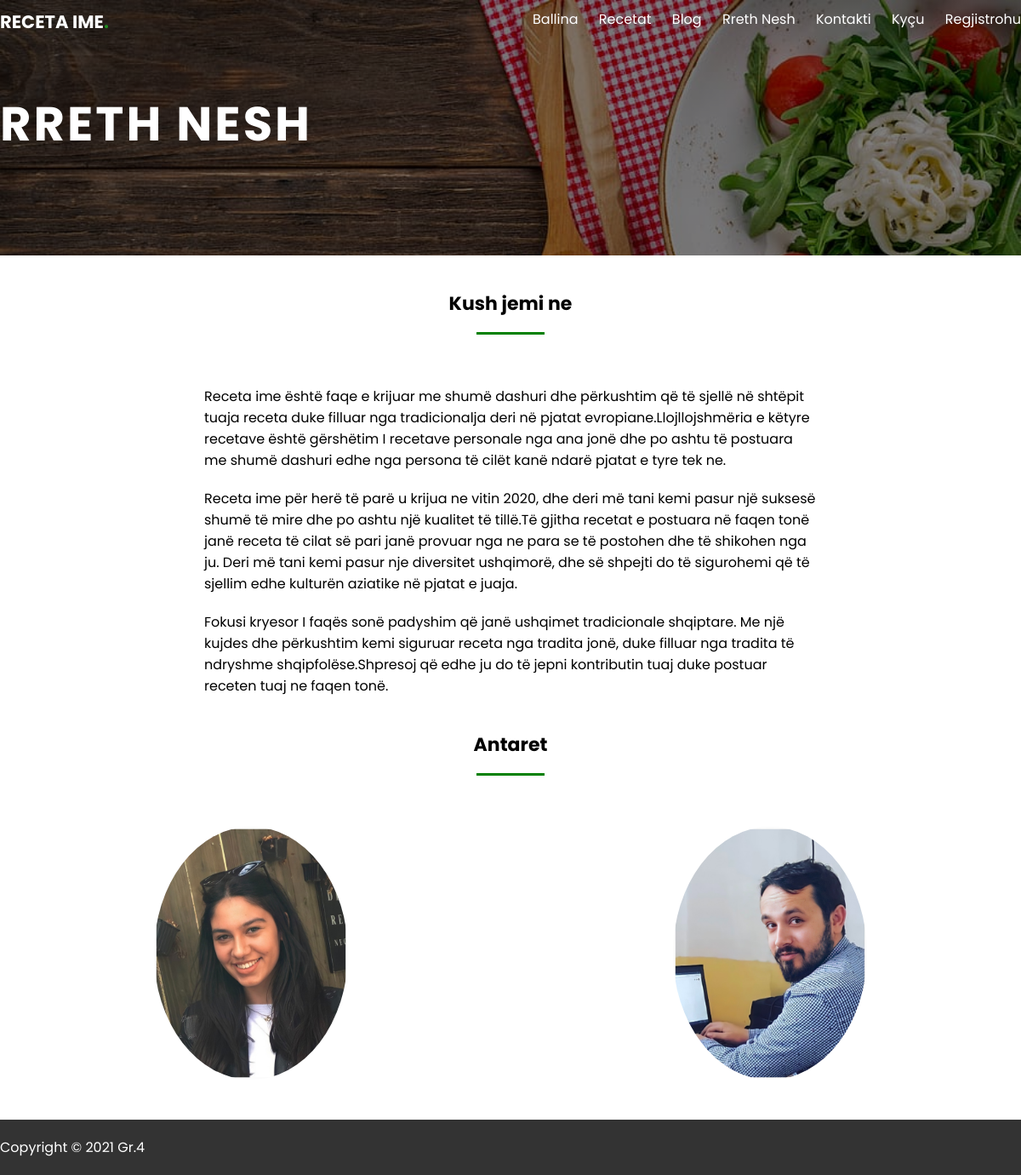
The app's page /?template=rreth-nesh with its own data.
### tables this page shows
CREATE TABLE `rreth_nesh` (
  `id` int(11) NOT NULL,
  `titulli` varchar(255) NOT NULL,
  `text` text NOT NULL
);

### index.php (called while the page is built, shortened)
<?php
	require __dir__ . '/classes/controller.php';
	$controller = new Controller();
	$controller->template();
?>

### views/templates/rreth-nesh.php (the view, shortened to what this page needs)
<?php
    global $controller;
    $rreth_nesh = $controller->getRrethNesh();
?>
<div class="top-home category" style="background:linear-gradient(rgba(0, 0, 0, 0.5), rgba(0, 0, 0, 0.5)),url('<?php echo WEB_PATH;?>public/images/hp2.jpg');">
    <div class="mid-grid">
        <div class="description">
            <h1>Rreth nesh</h1>
        </div>
    </div>
</div>
<div class="white-box rreth-nesh">
    <div class="mid-grid">
        <h2 class="home-title"><?php echo $rreth_nesh['titulli']; ?></h2>
        <div class="w-60">
            <?php echo $rreth_nesh['text']; ?>
        </div>
        <h2 class="home-title">Antaret</h2>
        <div class="box-holder" id="antaret">
            <div class="box-4" id="rrethantareve">
                <figure class="place-box round">
                    <img src="<?php echo WEB_PATH;?>public/images/blerina.jpeg">
                </figure>
            </div>
            <div class="box-4">
                <figure class="place-box round">
                    <img src="<?php echo WEB_PATH;?>public/images/elvisi.jpeg">
                </figure>
            </div>
            </div>
        </div>
    </div>

### public/images/css/style.css (style rules this page uses)
* { padding:0px; margin:0px; box-sizing: border-box; }
img { max-width: 100%; transition: all .8s ease; }
body { font-family: 'Poppins', sans-serif; }
.box-holder { width: calc(100% + 20px); float: left; margin-right: -10px; margin-left: -10px; }
.box-4 { width: 25%; float: left; padding-right: 10px; padding-left: 10px; margin: 0 auto; }
.w-60 { width: 60%; margin:0 auto 40px auto; }
.mid-grid { width: 1200px; margin:0 auto; z-index: 9; }
.top-home { width: 100%; height: 100vh; display: flex; align-items:center; background-size: cover!important; transition: all .3s ease-in-out; }
.description { display: flex; flex-direction: column; }
.description h1 { font-size: 56px; text-transform: uppercase; letter-spacing: 3px; color: #fff; margin-bottom: 10px; }
.white-box { width: 100%; float: left; padding:40px 0px; }
h2.home-title { font-size: 22px; width: 100%; display: block; text-align: center; margin-bottom: 80px; position: relative; }
h2.home-title:after { content: ''; width: 80px; height: 3px; position: absolute; bottom:-20px; left:50%; margin-left: -40px; background-color: green; }
.place-box { position: relative; display: block; }
.top-home.category { height: 300px; }
.top-home.category .description { width: 60%; }
.rreth-nesh p { margin-bottom: 20px; }
#antaret { display: flex; }
.place-box.round { position: relative; }
.place-box.round img { border-radius: 100%; width: 80%; margin-left: 10%; }

### records on screen
rreth_nesh: titulli "Kush jemi ne", text "Receta ime është faqe e krijuar me shumë dashuri dhe përkushtim që të sjellë në shtëpit tuaja receta duke filluar nga tradicionalja deri në pjatat evropiane.Llojllojshmëria e këtyre recetave është gërshëtim I recetave personale nga ana jonë dhe po ashtu të postuara me shumë dashuri edhe nga persona të cilët kanë ndarë pjatat e tyre tek ne. Receta ime për herë të parë u krijua ne vitin 2020, dhe deri më tani kemi pasur një suksesë shumë të mire dhe po ashtu një kualitet të tillë.Të gjitha recetat e postuara në faqen tonë janë receta të cilat së pari janë provuar nga ne para se të postohen dhe të shikohen nga ju. Deri më tani kemi pasur nje diversitet ushqimorë, dhe së shpejti do të…"
